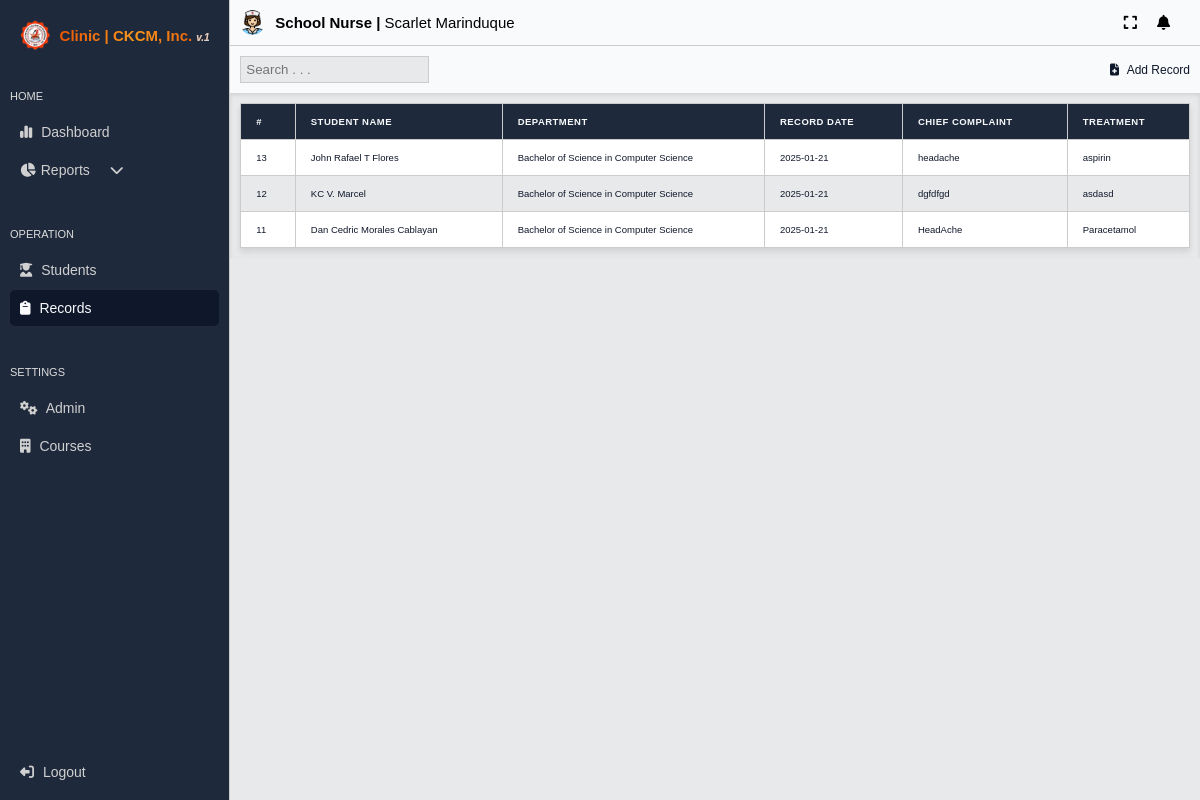
The page /admin/records.php (signed in) on the database its author committed.
### tables this page shows
CREATE TABLE `record_tbl` (
  `record_id` int(11) NOT NULL,
  `student_id` bigint(255) NOT NULL,
  `record_date` date NOT NULL,
  `student_name` text NOT NULL,
  `student_department` text NOT NULL,
  `chief_complaint` text NOT NULL,
  `treatment` text NOT NULL
);

### admin/records.php (the view, shortened to what this page needs)
<?php
require '../config/db_connect.php';
?>
<!DOCTYPE html>
<html lang="en">
<head>
    <link rel="stylesheet" href="../css/main.css?v=<?php echo time(); ?>">
</head>
<body>
    <?php include 'side_nav.php'; ?>
    <div class="main-content">
        <?php include 'header.php'; ?>
        <div class="content-container">
            <div class="search-container">
                <input
                    type="text"
                    id="searchInput"
                    placeholder="Search . . ."
                    oninput="searchRecords()" />
                <a href="students.php"><i class="fa-solid fa-file-medical"></i> Add Record</a>
            </div>
            <div class="record-container">
                <table class="record-table">
                    <thead>
                        <tr>
                            <th>#</th>
                            <th>Student Name</th>
                            <th>Department</th>
                            <th>Record Date</th>
                            <th>Chief Complaint</th>
                            <th>Treatment</th>
                        </tr>
                    </thead>
                    <tbody id="recordTableBody">
                        <?php
                        $sql = "SELECT `record_id`, `student_id`, `record_date`, `student_name`, `student_department`, `chief_complaint`, `treatment` FROM `record_tbl` ORDER BY record_id DESC";
                        $result = $conn->query($sql);
                        if ($result->num_rows > 0):
                            while ($row = $result->fetch_assoc()): ?>
                                <tr>
                                    <td><?php echo htmlspecialchars($row['record_id']); ?></td>
                                    <td><?php echo htmlspecialchars($row['student_name']); ?></td>
                                    <td><?php echo htmlspecialchars($row['student_department']); ?></td>
                                    <td><?php echo htmlspecialchars($row['record_date']); ?></td>
                                    <td><?php echo htmlspecialchars($row['chief_complaint']); ?></td>
                                    <td><?php echo htmlspecialchars($row['treatment']); ?></td>
                                </tr>
                            <?php endwhile;
                        else: ?>
                            <tr>
                                <td colspan="6">No records found.</td>
                            </tr>
                        <?php endif; ?>
                    </tbody>
                </table>
            </div>
        </div>
    </div>
</body>
</html>

### css/main.css (style rules this page uses)
:root { font-size: 62.5%; --text-color: #0F172A; --text-hover: #0f172acb; --text-hover2: #dfdfdf; --text-color2: #606060; --background-color: #E7E9EB; --border-color: #CCCCCC; --color1: #EB5704; --color1b: #b54200; --color2: #EBB009; --color2b: #c18f05; --color3: #0F172A; --color3b: #1E293B; --color4: #F8FAFC; --color5: rgb(0, 0, 170); --color6: red; --color6b: rgba(255, 0, 0, 0.741); }
* { margin: 0; padding: 0; box-sizing: border-box; scroll-behavior: smooth; }
body { font-family: Arial, sans-serif; background-color: #E7E9EB; display: flex; }
button, a { cursor: pointer; }

### admin/side_nav.php (style rules this page uses)
.main-content { display: flex; flex-direction: column; width: 100%; }

### admin/records.php (style rules this page uses)
.main-content { display: flex; flex-direction: column; width: 100%; }
.content-container { width: 100%; overflow-y: scroll; height: 100%; background-color: var(--background-color); }
.search-container { width: 100%; background-color: var(--color4); padding: 10px; display: flex; justify-content: space-between; align-items: center; border-bottom: 0; }
.search-container input { padding: 5px; border: 1px solid var(--border-color); background-color: var(--background-color); }
.search-container a i { margin-right: 5px; }
.search-container a { color: var(--text-color); text-decoration: none; font-size: 1.2rem }
.record-container { width: 100%; }
.record-table { width: 100%; border-collapse: collapse; background-color: #fff; box-shadow: 0 4px 6px rgba(0, 0, 0, 0.1); overflow: hidden; }
.record-table th, .record-table td { border: 1px solid var(--border-color); padding: 12px 15px; text-align: left; font-size: 0.95rem; vertical-align: middle; }
.record-table th { background-color: var(--color3b); color: var(--color4); font-weight: bold; text-transform: uppercase; letter-spacing: 0.05em; position: sticky; top: 0; z-index: 1; }
.record-table tbody tr:nth-child(even) { background-color: var(--background-color); }
.record-table tbody tr:nth-child(odd) { background-color: #fff; }
.record-table td { color: var(--text-color); word-wrap: break-word; max-width: 200px; overflow: hidden; text-overflow: ellipsis; }
.record-container { overflow-x: auto; padding: 10px; box-shadow: inset 0 2px 4px rgba(0, 0, 0, 0.1); }

### rows shown on the page
record_tbl: record_id "13", student_name "John Rafael T Flores", student_department "Bachelor of Science in Computer Science", record_date "2025-01-21", chief_complaint "headache", treatment "aspirin"
record_tbl: record_id "12", student_name "KC V. Marcel", student_department "Bachelor of Science in Computer Science", record_date "2025-01-21", chief_complaint "dgfdfgd", treatment "asdasd"
record_tbl: record_id "11", student_name "Dan Cedric Morales Cablayan", student_department "Bachelor of Science in Computer Science", record_date "2025-01-21", chief_complaint "HeadAche", treatment "Paracetamol"

### other values the page prints
$_SESSION['admin_position'] "School Nurse"
$_SESSION['admin_name'] "Scarlet Marinduque"
